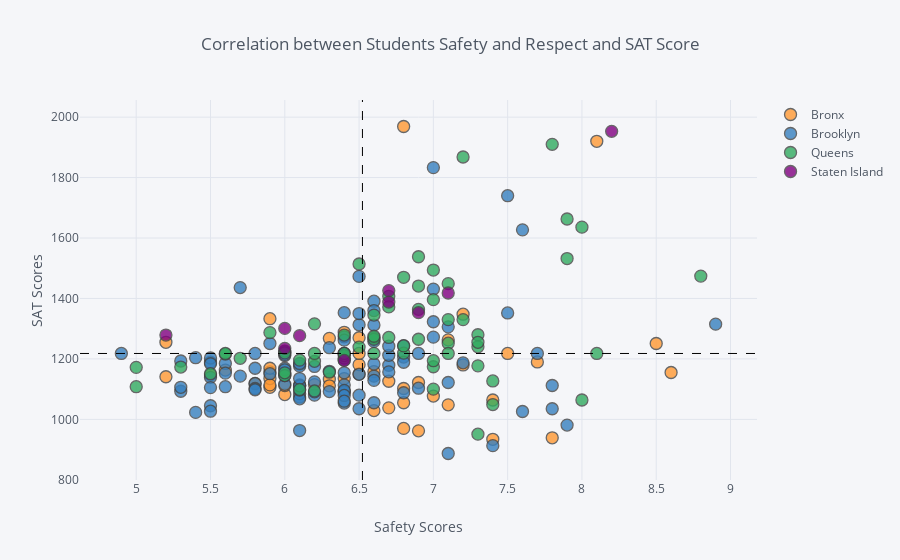

The notebook cell this image was saved under:
### Markdown cell above
<b> Exploring Safety

### Code cell
combined.iplot(x='saf_s_11', y='sat_score',
               categories='boro',text='SCHOOL NAME', 
               vline= {"x":combined["saf_s_11"].mean(),
                "color":"#000000",
                "dash": "dash"
               },
               hline={"y":combined["sat_score"].mean(),
               "color":"#000000",
               "dash": "dash"
              },
               yTitle='SAT Scores',
               xTitle = 'Safety Scores',
               title = 'Correlation between Students Safety and Respect and SAT Score'
              )

### Figure 1 — Plotly figure (JSON) as saved in the notebook; plotly's stock layout.template omitted (floating-point values rounded to 4 significant figures)
{"data": [{"marker": {"color": "rgba(255, 153, 51, 1.0)", "line": {"width": 1.3}, "opacity": 0.8, "size": 12, "symbol": "circle"}, "mode": "markers", "name": "Bronx", "text": ["RIVERDALE / KINGSBRIDGE ACADEMY (MIDDLE SCHOOL / HIGH SCHOOL 141)", "BRONX ENGINEERING AND TECHNOLOGY ACADEMY", "THEATRE ARTS PRODUCTION COMPANY SCHOOL", "THE MARIE CURIE SCHOOL FOR MEDICINE, NURSING, AND HEALTH PROFESSIONS", "WEST BRONX ACADEMY FOR THE FUTURE", "KINGSBRIDGE INTERNATIONAL HIGH SCHOOL", "BRONX SCHOOL OF LAW AND FINANCE", "INTERNATIONAL SCHOOL FOR LIBERAL ARTS", "INsTECH ACADEMY (M.S. / HIGH SCHOOL 368)", "KNOWLEDGE AND POWER PREPARATORY ACADEMY INTERNATIONAL HIGH SCHOOL (KAPPA)", "HIGH SCHOOL FOR TEACHING AND THE PROFESSIONS", "BELMONT PREPARATORY HIGH SCHOOL", "FORDHAM HIGH SCHOOL FOR THE ARTS", "FORDHAM LEADERSHIP ACADEMY FOR BUSINESS AND TECHNOLOGY", "BRONX HIGH SCHOOL FOR LAW AND COMMUNITY SERVICE", "DEWITT CLINTON HIGH SCHOOL", "CELIA CRUZ BRONX HIGH SCHOOL OF MUSIC, THE", "BRONX HIGH SCHOOL OF SCIENCE", "MARBLE HILL HIGH SCHOOL FOR INTERNATIONAL STUDIES", "BRONX THEATRE HIGH SCHOOL", "DISCOVERY HIGH SCHOOL", "HIGH SCHOOL OF AMERICAN STUDIES AT LEHMAN COLLEGE", "BRONX HEALTH SCIENCES HIGH SCHOOL", "BRONX HIGH SCHOOL FOR WRITING AND COMMUNICATION ARTS", "BRONX LAB SCHOOL", "ACADEMY FOR SCHOLARSHIP AND ENTREPRENEURSHIP: A COLLEGE BOARD SCHOOL", "HIGH SCHOOL OF COMPUTERS AND TECHNOLOGY", "COLLEGIATE INSTITUTE FOR MATH AND SCIENCE", "BRONX ACADEMY OF HEALTH CAREERS", "ASTOR COLLEGIATE ACADEMY", "BRONX HIGH SCHOOL FOR THE VISUAL ARTS", "HARRY S TRUMAN HIGH SCHOOL", "NEW WORLD HIGH SCHOOL", "THE BRONXWOOD PREPARATORY ACADEMY", "PELHAM PREPARATORY ACADEMY", "HIGH SCHOOL FOR CONTEMPORARY ARTS", "BRONX AEROSPACE HIGH SCHOOL", "METROPOLITAN HIGH SCHOOL, THE", "EXPLORATIONS ACADEMY", "BRONX LATIN", "EAST BRONX ACADEMY FOR THE FUTURE", "PEACE AND DIVERSITY ACADEMY", "PAN AMERICAN INTERNATIONAL HIGH SCHOOL AT MONROE", "THE CINEMA SCHOOL", "BRONX CAREER AND COLLEGE PREPARATORY HIGH SCHOOL", "HIGH SCHOOL OF WORLD CULTURES", "FANNIE LOU HAMER FREEDOM HIGH SCHOOL", "WINGS ACADEMY", "MONROE ACADEMY FOR VISUAL ARTS & DESIGN"], "textfont": {"color": "#4D5663"}, "type": "scatter", "x": [5.9, 6.5, 7.7, 5.9, 6.6, 6.9, 6.1, 7.4, 6.5, 7.2, 5.9, 6, 7, 5.8, 6, 5.2, 6.5, 6.8, 7.1, 7.4, 6.2, 8.1, 6.3, 5.5, 6.4, 5.2, 6.3, 7.2, 5.9, 5.9, 6.3, 6, 7.1, 6, 6.4, 6.7, 5.6, 6.8, 6.9, 8.5, 6.8, 8.6, 6.8, 7.5, 6.5, 7.8, 6.6, 5.9, 6.7], "y": [1333, 1150, 1190, 1157, 1158, 962, 1182, 934, 1181, 1180, 1106, 1222, 1077, 1119, 1082, 1255, 1270, 1969, 1263, 1064, 1115, 1920, 1133, 1147, 1135, 1141, 1111, 1348, 1135, 1169, 1268, 1151, 1048, 1112, 1288, 1126, 1163, 1055, 1122, 1251, 1102, 1155, 970, 1218.0, 1218.0, 939, 1029, 1114, 1038]}, {"marker": {"color": "rgba(55, 128, 191, 1.0)", "line": {"width": 1.3}, "opacity": 0.8, "size": 12, "symbol": "circle"}, "mode": "markers", "name": "Brooklyn", "text": ["DR. SUSAN S. MCKINNEY SECONDARY SCHOOL OF THE ARTS", "URBAN ASSEMBLY HIGH SCHOOL OF MUSIC AND ART", "BROOKLYN COMMUNITY HIGH SCHOOL OF COMMUNICATION, ARTS AND MEDIA", "SCIENCE SKILLS CENTER HIGH SCHOOL FOR SCIENCE, TECHNOLOGY AND THE CREATIVE ARTS", "BROOKLYN TECHNICAL HIGH SCHOOL", "BROOKLYN INTERNATIONAL HIGH SCHOOL", "THE URBAN ASSEMBLY SCHOOL FOR LAW AND JUSTICE", "ACORN COMMUNITY HIGH SCHOOL", "URBAN ASSEMBLY INSTITUTE OF MATH AND SCIENCE FOR YOUNG WOMEN", "BEDFORD ACADEMY HIGH SCHOOL", "GEORGE WESTINGHOUSE CAREER AND TECHNICAL EDUCATION HIGH SCHOOL", "BENJAMIN BANNEKER ACADEMY", "CITY POLYTECHNIC HIGH SCHOOL OF ENGINEERING, ARCHITECTURE, AND TECHNOLOGY", "JUAN MOREL CAMPOS SECONDARY SCHOOL", "FOUNDATIONS ACADEMY", "BROOKLYN LATIN SCHOOL, THE", "GREEN SCHOOL: AN ACADEMY FOR ENVIRONMENTAL CAREERS", "PROGRESS HIGH SCHOOL FOR PROFESSIONAL CAREERS", "SCHOOL FOR LEGAL STUDIES", "THE HIGH SCHOOL FOR ENTERPRISE, BUSINESS AND TECHNOLOGY", "BROOKLYN PREPARATORY HIGH SCHOOL", "WILLIAMSBURG HIGH SCHOOL FOR ARCHITECTURE AND DESIGN", "WILLIAMSBURG PREPARATORY SCHOOL", "LYONS COMMUNITY SCHOOL", "AUTOMOTIVE HIGH SCHOOL", "FRANCES PERKINS ACADEMY", "EL PUENTE ACADEMY FOR PEACE AND JUSTICE", "BROOKLYN SCHOOL FOR GLOBAL STUDIES", "BROOKLYN SECONDARY SCHOOL FOR COLLABORATIVE STUDIES", "SECONDARY SCHOOL FOR LAW", "SECONDARY SCHOOL FOR JOURNALISM", "PARK SLOPE COLLEGIATE", "SCHOOL FOR INTERNATIONAL STUDIES", "COBBLE HILL SCHOOL OF AMERICAN STUDIES", "BROOKLYN HIGH SCHOOL OF THE ARTS", "SUNSET PARK HIGH SCHOOL", "FREDERICK DOUGLASS ACADEMY IV SECONDARY SCHOOL", "BOYS AND GIRLS HIGH SCHOOL", "BROOKLYN HIGH SCHOOL FOR LAW AND TECHNOLOGY", "THE BROOKLYN ACADEMY OF GLOBAL FINANCE", "ACADEMY FOR COLLEGE PREPARATION AND CAREER EXPLORATION: A COLLEGE BOARD SCHOOL", "ACADEMY OF HOSPITALITY AND TOURISM", "INTERNATIONAL HIGH SCHOOL AT PROSPECT HEIGHTS", "THE HIGH SCHOOL FOR GLOBAL CITIZENSHIP", "SCHOOL FOR HUMAN RIGHTS, THE", "SCHOOL FOR DEMOCRACY AND LEADERSHIP", "HIGH SCHOOL FOR YOUTH AND COMMUNITY DEVELOPMENT AT ERASMUS", "HIGH SCHOOL FOR SERVICE & LEARNING AT ERASMUS", "SCIENCE, TECHNOLOGY AND RESEARCH EARLY COLLEGE HIGH SCHOOL AT ERASMUS", "HIGH SCHOOL FOR PUBLIC SERVICE: HEROES OF TOMORROW", "BROOKLYN ACADEMY OF SCIENCE AND THE ENVIRONMENT", "BROOKLYN SCHOOL FOR MUSIC & THEATRE", "MEDGAR EVERS COLLEGE PREPARATORY SCHOOL", "CLARA BARTON HIGH SCHOOL", "IT TAKES A VILLAGE ACADEMY", "BROOKLYN GENERATION SCHOOL", "BROOKLYN THEATRE ARTS HIGH SCHOOL", "KURT HAHN EXPEDITIONARY LEARNING SCHOOL", "VICTORY COLLEGIATE HIGH SCHOOL", "ARTS & MEDIA PREPARATORY ACADEMY", "HIGH SCHOOL FOR INNOVATION IN ADVERTISING AND MEDIA", "CULTURAL ACADEMY FOR THE ARTS AND SCIENCES", "HIGH SCHOOL FOR MEDICAL PROFESSIONS", "ACADEMY FOR CONSERVATION AND THE ENVIRONMENT", "URBAN ACTION ACADEMY", "EAST NEW YORK FAMILY ACADEMY", "FDNY HIGH SCHOOL FOR FIRE AND LIFE SAFETY", "HIGH SCHOOL FOR CIVIL RIGHTS", "PERFORMING ARTS AND TECHNOLOGY HIGH SCHOOL", "WORLD ACADEMY FOR TOTAL COMMUNITY HEALTH HIGH SCHOOL", "MULTICULTURAL HIGH SCHOOL", "TRANSIT TECH CAREER AND TECHNICAL EDUCATION HIGH SCHOOL", "ACADEMY OF INNOVATIVE TECHNOLOGY", "BROOKLYN LAB SCHOOL", "CYPRESS HILLS COLLEGIATE PREPARATORY SCHOOL", "W. H. MAXWELL CAREER AND TECHNICAL EDUCATION HIGH SCHOOL", "THE SCHOOL FOR CLASSICS: AN ACADEMY OF THINKERS, WRITERS AND PERFORMERS", "NEW UTRECHT HIGH SCHOOL", "HIGH SCHOOL OF TELECOMMUNICATION ARTS AND TECHNOLOGY", "FORT HAMILTON HIGH SCHOOL", "FRANKLIN DELANO ROOSEVELT HIGH SCHOOL", "THE URBAN ASSEMBLY SCHOOL FOR CRIMINAL JUSTICE", "INTERNATIONAL HIGH SCHOOL AT LAFAYETTE", "RACHEL CARSON HIGH SCHOOL FOR COASTAL STUDIES", "HIGH SCHOOL OF SPORTS MANAGEMENT", "ABRAHAM LINCOLN HIGH SCHOOL", "KINGSBOROUGH EARLY COLLEGE SCHOOL", "EDWARD R. MURROW HIGH SCHOOL", "JOHN DEWEY HIGH SCHOOL", "LIFE ACADEMY HIGH SCHOOL FOR FILM AND MUSIC", "EXPEDITIONARY LEARNING SCHOOL FOR COMMUNITY LEADERS", "WILLIAM E. GRADY CAREER AND TECHNICAL EDUCATION HIGH SCHOOL", "BROOKLYN STUDIO SECONDARY SCHOOL", "MIDWOOD HIGH SCHOOL", "JAMES MADISON HIGH SCHOOL", "LEON M. GOLDSTEIN HIGH SCHOOL FOR THE SCIENCES", "BROOKLYN COLLEGE ACADEMY", "BROOKLYN COLLEGIATE: A COLLEGE BOARD SCHOOL", "FREDERICK DOUGLASS ACADEMY VII HIGH SCHOOL", "TEACHERS PREPARATORY HIGH SCHOOL", "ACADEMY FOR ENVIRONMENTAL LEADERSHIP", "EBC HIGH SCHOOL FOR PUBLIC SERVICE–BUSHWICK", "BUSHWICK SCHOOL FOR SOCIAL JUSTICE", "ACADEMY OF URBAN PLANNING", "ALL CITY LEADERSHIP SECONDARY SCHOOL", "BUSHWICK LEADERS HIGH SCHOOL FOR ACADEMIC EXCELLENCE"], "textfont": {"color": "#4D5663"}, "type": "scatter", "x": [6.1, 6.5, 6.1, 6, 7, 7.9, 6.8, 6, 5.8, 6.6, 5.5, 6.6, 6.4, 6.1, 6.9, 7.5, 6.8, 6.4, 5.4, 6, 6.4, 7.8, 7.2, 6.9, 5.3, 7.1, 7.8, 6.1, 6.7, 5.5, 5.8, 6.2, 6.7, 5.6, 6.6, 6.4, 6.1, 6.1, 6.4, 4.9, 5.5, 5.5, 7.4, 6.1, 6.8, 5.6, 5.5, 5.5, 6.6, 6.4, 5.7, 5.9, 5.7, 5.9, 6.1, 6, 5.8, 6.3, 6.6, 6.2, 6.6, 6, 6.3, 6.1, 6.1, 6.7, 5.4, 6.4, 6.5, 5.3, 7.1, 5.3, 6.4, 5.6, 6.6, 5.8, 6.7, 7, 7, 7.1, 6.8, 7.7, 7.6, 6.3, 6, 6, 6.4, 7, 6.4, 6.2, 6.4, 5.5, 6.5, 6.5, 6.5, 7.6, 7.5, 6.1, 6.2, 6.4, 5.8, 6.4, 6.5, 6.4, 8.9, 6.6], "y": [1074, 1080, 1114, 1211, 1833, 981, 1206, 1116, 1218.0, 1312, 1189, 1391, 1353, 1085, 1218.0, 1740, 1189, 1114, 1204, 1215, 1090, 1112, 1187, 1103, 1093, 1122, 1035, 1111, 1179, 1203, 1169, 1175, 1212, 1185, 1258, 1218.0, 1068, 1097, 1092, 1218.0, 1139, 1045, 913, 1176, 1088, 1153, 1027, 1105, 1360, 1273, 1143, 1151, 1436, 1251, 963, 1145, 1118, 1092, 1143, 1080, 1183, 1169, 1159, 1111, 1135, 1242, 1023, 1054, 1149, 1106, 887, 1193, 1096, 1108, 1129, 1102, 1157, 1272, 1323, 1306, 1244, 1218.0, 1026, 1237, 1164, 1226, 1218.0, 1431, 1262, 1124, 1079, 1184, 1313, 1473, 1350, 1627, 1352, 1185, 1091, 1196, 1098, 1154, 1035, 1060, 1315, 1055]}, {"marker": {"color": "rgba(50, 171, 96, 1.0)", "line": {"width": 1.3}, "opacity": 0.8, "size": 12, "symbol": "circle"}, "mode": "markers", "name": "Queens", "text": ["ACADEMY OF FINANCE AND ENTERPRISE", "HIGH SCHOOL OF APPLIED COMMUNICATION", "CIVIC LEADERSHIP ACADEMY", "PAN AMERICAN INTERNATIONAL HIGH SCHOOL", "BARD HIGH SCHOOL EARLY COLLEGE II", "NEWTOWN HIGH SCHOOL", "GROVER CLEVELAND HIGH SCHOOL", "MIDDLE COLLEGE HIGH SCHOOL AT LAGUARDIA COMMUNITY COLLEGE", "INTERNATIONAL HIGH SCHOOL AT LAGUARDIA COMMUNITY COLLEGE", "HIGH SCHOOL FOR ARTS AND BUSINESS", "ROBERT F. WAGNER, JR. SECONDARY SCHOOL FOR ARTS AND TECHNOLOGY", "QUEENS VOCATIONAL AND TECHNICAL HIGH SCHOOL", "AVIATION CAREER & TECHNICAL EDUCATION HIGH SCHOOL", "QUEENS SCHOOL OF INQUIRY, THE", "FLUSHING INTERNATIONAL HIGH SCHOOL", "EASTsWEST SCHOOL OF INTERNATIONAL STUDIES", "WORLD JOURNALISM PREPARATORY: A COLLEGE BOARD SCHOOL", "JOHN BOWNE HIGH SCHOOL", "FLUSHING HIGH SCHOOL", "TOWNSEND HARRIS HIGH SCHOOL", "ROBERT F. KENNEDY COMMUNITY HIGH SCHOOL", "BENJAMIN N. CARDOZO HIGH SCHOOL", "FRANCIS LEWIS HIGH SCHOOL", "MARTIN VAN BUREN HIGH SCHOOL", "BAYSIDE HIGH SCHOOL", "QUEENS HIGH SCHOOL OF TEACHING, LIBERAL ARTS AND THE SCIENCES", "FREDERICK DOUGLASS ACADEMY VI HIGH SCHOOL", "CHANNEL VIEW SCHOOL FOR RESEARCH", "QUEENS HIGH SCHOOL FOR INFORMATION, RESEARCH, AND TECHNOLOGY", "ROBERT H. GODDARD HIGH SCHOOL OF COMMUNICATION ARTS AND TECHNOLOGY", "ACADEMY OF MEDICAL TECHNOLOGY: A COLLEGE BOARD SCHOOL", "SCHOLARS' ACADEMY", "AUGUST MARTIN HIGH SCHOOL", "RICHMOND HILL HIGH SCHOOL", "JOHN ADAMS HIGH SCHOOL", "HIGH SCHOOL FOR CONSTRUCTION TRADES, ENGINEERING AND ARCHITECTURE", "YORK EARLY COLLEGE ACADEMY", "QUEENS COLLEGIATE: A COLLEGE BOARD SCHOOL", "HILLSIDE ARTS & LETTERS ACADEMY", "FOREST HILLS HIGH SCHOOL", "HILLCREST HIGH SCHOOL", "THOMAS A. EDISON CAREER AND TECHNICAL EDUCATION HIGH SCHOOL", "QUEENS GATEWAY TO HEALTH SCIENCES SECONDARY SCHOOL", "QUEENS METROPOLITAN HIGH SCHOOL", "QUEENS HIGH SCHOOL FOR THE SCIENCES AT YORK COLLEGE", "HIGH SCHOOL FOR LAW ENFORCEMENT AND PUBLIC SAFETY", "YOUNG WOMEN'S LEADERSHIP SCHOOL, QUEENS", "QUEENS PREPARATORY ACADEMY", "PATHWAYS COLLEGE PREPARATORY SCHOOL: A COLLEGE BOARD SCHOOL", "EXCELSIOR PREPARATORY HIGH SCHOOL", "GEORGE WASHINGTON CARVER HIGH SCHOOL FOR THE SCIENCES", "PREPARATORY ACADEMY FOR WRITERS: A COLLEGE BOARD SCHOOL", "CAMBRIA HEIGHTS ACADEMY", "MATHEMATICS, SCIENCE RESEARCH AND TECHNOLOGY MAGNET HIGH SCHOOL", "HUMANITIES & ARTS MAGNET HIGH SCHOOL", "YOUNG WOMEN'S LEADERSHIP SCHOOL, ASTORIA", "ACADEMY FOR CAREERS IN TELEVISION AND FILM", "WILLIAM CULLEN BRYANT HIGH SCHOOL", "LONG ISLAND CITY HIGH SCHOOL", "FRANK SINATRA SCHOOL OF THE ARTS HIGH SCHOOL", "INFORMATION TECHNOLOGY HIGH SCHOOL", "NEWCOMERS HIGH SCHOOL", "ACADEMY OF AMERICAN STUDIES", "BACCALAUREATE SCHOOL FOR GLOBAL EDUCATION"], "textfont": {"color": "#4D5663"}, "type": "scatter", "x": [7.3, 6.8, 7.3, 7.3, 7.9, 6.4, 6.4, 7.3, 8, 7, 7.2, 6.6, 6.9, 7, 7.4, 6.7, 6.9, 6.8, 5.6, 7.8, 7.1, 6.5, 8.8, 5, 7.1, 6.4, 6, 7.1, 6.3, 6.6, 6.2, 7.9, 5, 6, 6.2, 6.6, 6.6, 6.9, 6.4, 6.7, 7, 6.7, 6.9, 6.2, 7.2, 6.1, 6.2, 6.1, 5.3, 5.7, 5.9, 7, 7.1, 6, 5.5, 8.1, 7.3, 6.6, 5.6, 7, 6.5, 7.4, 6.8, 8], "y": [1280, 1219, 1240, 951, 1663, 1203, 1211, 1177, 1064, 1174, 1330, 1270, 1364, 1396, 1049, 1271, 1441, 1243, 1216, 1910, 1330, 1514, 1474, 1172, 1449, 1279, 1145, 1252, 1156, 1265, 1094, 1532, 1108, 1154, 1192, 1345, 1218.0, 1265, 1218.0, 1407, 1194, 1372, 1538, 1218.0, 1868, 1196, 1316, 1099, 1173, 1202, 1287, 1100, 1218.0, 1220, 1151, 1218.0, 1255, 1275, 1218, 1494, 1239, 1127, 1470, 1636]}, {"marker": {"color": "rgba(128, 0, 128, 1.0)", "line": {"width": 1.3}, "opacity": 0.8, "size": 12, "symbol": "circle"}, "mode": "markers", "name": "Staten Island", "text": ["CSI HIGH SCHOOL FOR INTERNATIONAL STUDIES", "GAYNOR MCCOWN EXPEDITIONARY LEARNING SCHOOL", "THE MICHAEL J. PETRIDES SCHOOL", "NEW DORP HIGH SCHOOL", "PORT RICHMOND HIGH SCHOOL", "CURTIS HIGH SCHOOL", "TOTTENVILLE HIGH SCHOOL", "SUSAN E. WAGNER HIGH SCHOOL", "RALPH R. MCKEE CAREER AND TECHNICAL EDUCATION HIGH SCHOOL", "STATEN ISLAND TECHNICAL HIGH SCHOOL"], "textfont": {"color": "#4D5663"}, "type": "scatter", "x": [6.9, 6.4, 6.7, 6.1, 5.2, 6, 7.1, 6.7, 6, 8.2], "y": [1353, 1195, 1426, 1277, 1279, 1301, 1418, 1388, 1235, 1953]}], "layout": {"legend": {"bgcolor": "#F5F6F9", "font": {"color": "#4D5663"}}, "paper_bgcolor": "#F5F6F9", "plot_bgcolor": "#F5F6F9", "shapes": [{"line": {"color": "#000000", "dash": "dash", "width": 1}, "type": "line", "x0": 0, "x1": 1, "xref": "paper", "y0": 1218.0, "y1": 1218.0, "yref": "y"}, {"line": {"color": "#000000", "dash": "dash", "width": 1}, "type": "line", "x0": 6.523, "x1": 6.523, "xref": "x", "y0": 0, "y1": 1, "yref": "paper"}], "title": "Correlation between Students Safety and Respect and SAT Score", "titlefont": {"color": "#4D5663"}, "xaxis": {"gridcolor": "#E1E5ED", "showgrid": true, "tickfont": {"color": "#4D5663"}, "title": "Safety Scores", "titlefont": {"color": "#4D5663"}, "zerolinecolor": "#E1E5ED"}, "yaxis": {"gridcolor": "#E1E5ED", "showgrid": true, "tickfont": {"color": "#4D5663"}, "title": "SAT Scores", "titlefont": {"color": "#4D5663"}, "zerolinecolor": "#E1E5ED"}}}
